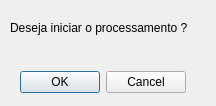
<?xml version="1.0" encoding="UTF-8"?>
<ui version="4.0">
 <class>initProcessDialog</class>
 <widget class="QDialog" name="initProcessDialog">
  <property name="geometry">
   <rect>
    <x>0</x>
    <y>0</y>
    <width>216</width>
    <height>106</height>
   </rect>
  </property>
  <property name="windowTitle">
   <string>Aviso</string>
  </property>
  <widget class="QDialogButtonBox" name="buttonBox">
   <property name="geometry">
    <rect>
     <x>20</x>
     <y>70</y>
     <width>166</width>
     <height>24</height>
    </rect>
   </property>
   <property name="standardButtons">
    <set>QDialogButtonBox::Cancel|QDialogButtonBox::Ok</set>
   </property>
  </widget>
  <widget class="QLabel" name="label">
   <property name="geometry">
    <rect>
     <x>10</x>
     <y>20</y>
     <width>201</width>
     <height>16</height>
    </rect>
   </property>
   <property name="text">
    <string>Deseja iniciar o processamento ?</string>
   </property>
  </widget>
 </widget>
 <resources/>
 <connections/>
</ui>
